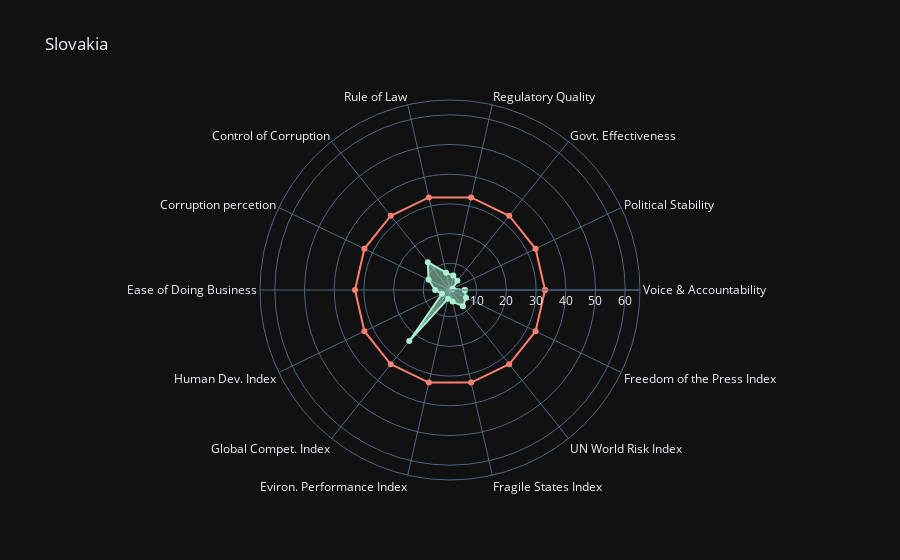

Source (notebook cell):
### Code cell
import plotly
import plotly.graph_objs as go


trace0 = go.Scatterpolar(
      r = df[df['Country'] == 'Slovakia'].loc[:,"Voice & Accountability":].values[0], # данные на шкалы 
      theta = col_names, # подписи шкал
      fill = 'toself', # заливка
      name = 'Slovakia',
      marker = dict(color = '#aaf0d1')
    )
    
trace_median= go.Scatterpolar(
      r = df.loc[:,"Voice & Accountability":].median().values,
      theta = col_names,
      fill = 'none',
      name = 'Median',
      marker = dict(color = '#fa8072')
    )

layout = go.Layout(
    title = 'Slovakia',
    template="plotly_dark",
    polar = dict(
    radialaxis = dict(
      visible = True,
      range = [1, 65]
    )
  ),
  showlegend = False
)

fig = go.Figure(data=[trace0, trace_median], layout=layout)
fig.show()

### Figure 1 — Plotly figure (JSON) as saved in the notebook; plotly's stock layout.template omitted (floating-point values rounded to 4 significant figures)
{"data": [{"fill": "toself", "marker": {"color": "#aaf0d1"}, "name": "Slovakia", "r": [6, 2, 5, 6, 7, 13, 9, 6, 4, 23, 4, 5, 8, 7, 6], "theta": ["Voice & Accountability", "Political Stability", "Govt. Effectiveness", "Regulatory Quality", "Rule of Law", "Control of Corruption", "Corruption percetion", "Ease of Doing Business", "Human Dev. Index", "Global Compet. Index", "Eviron. Performance Index", "Fragile States Index", "UN World Risk Index", "Freedom of the Press Index", "Voice & Accountability"], "type": "scatterpolar"}, {"fill": "none", "marker": {"color": "#fa8072"}, "name": "Median", "r": [33, 33, 33, 33, 33, 33, 33, 33, 33, 33, 33, 33, 33, 33, 33], "theta": ["Voice & Accountability", "Political Stability", "Govt. Effectiveness", "Regulatory Quality", "Rule of Law", "Control of Corruption", "Corruption percetion", "Ease of Doing Business", "Human Dev. Index", "Global Compet. Index", "Eviron. Performance Index", "Fragile States Index", "UN World Risk Index", "Freedom of the Press Index", "Voice & Accountability"], "type": "scatterpolar"}], "layout": {"polar": {"radialaxis": {"range": [1, 65], "visible": true}}, "showlegend": false, "title": {"text": "Slovakia"}}}
